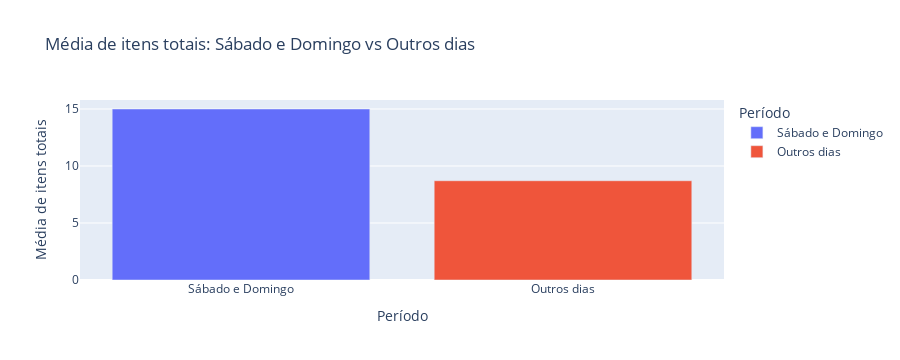

Source (notebook cell):
### Markdown cell above
#### <u>**Entre sábado a domingo, vende-se em média 100% a mais**<u/>

### Code cell
sabado_domingo = df4[df4['dia_da_semana'].isin(['sabado', 'domingo'])]['itens_totais']
outros_dias = df4[df4['dia_da_semana'].isin(['segunda', 'terca', 'quarta', 'quinta','sexta'])]['itens_totais']

media_sabado_domingo = sabado_domingo.mean()
media_outros_dias = outros_dias.mean()

data = {
    'Periodo': ['Sábado e Domingo', 'Outros dias'],
    'Media de itens totais': [media_sabado_domingo, media_outros_dias]}

df4_plot = pd.DataFrame(data)

fig = px.bar(df4_plot, x='Periodo', y='Media de itens totais', color='Periodo',
             labels={'Media de itens totais': 'Média de itens totais', 'Periodo': 'Período'},
             title="Média de itens totais: Sábado e Domingo vs Outros dias")

fig.show()

diferenca_percentual = ((media_sabado_domingo - media_outros_dias) / media_outros_dias) * 100

print('\n'f"A média de itens totais de sábado e domingo é {diferenca_percentual:.2f}% maior em comparação com os outros dias da semana."'\n')

u_statistic, p_value = stats.ttest_ind(sabado_domingo, outros_dias)

alpha = 0.05

if p_value < alpha:
    print("A diferença na média de itens totais entre sábado e domingo e os outros dias da semana é estatisticamente relevante.")
else:
    print("A diferença na média de itens totais entre sábado e domingo e os outros dias da semana não é estatisticamente relevante.")

print("Valor p:", p_value)

### Figure 1 — Plotly figure (JSON) as saved in the notebook; plotly's stock layout.template omitted (floating-point values rounded to 4 significant figures)
{"data": [{"alignmentgroup": "True", "hovertemplate": "Período=%{x}<br>Média de itens totais=%{y}<extra></extra>", "legendgroup": "Sábado e Domingo", "marker": {"color": "#636efa", "pattern": {"shape": ""}}, "name": "Sábado e Domingo", "offsetgroup": "Sábado e Domingo", "orientation": "v", "showlegend": true, "textposition": "auto", "type": "bar", "x": ["Sábado e Domingo"], "xaxis": "x", "y": [15], "yaxis": "y"}, {"alignmentgroup": "True", "hovertemplate": "Período=%{x}<br>Média de itens totais=%{y}<extra></extra>", "legendgroup": "Outros dias", "marker": {"color": "#EF553B", "pattern": {"shape": ""}}, "name": "Outros dias", "offsetgroup": "Outros dias", "orientation": "v", "showlegend": true, "textposition": "auto", "type": "bar", "x": ["Outros dias"], "xaxis": "x", "y": [8.707], "yaxis": "y"}], "layout": {"barmode": "relative", "height": 360, "legend": {"title": {"text": "Período"}, "tracegroupgap": 0}, "title": {"text": "Média de itens totais: Sábado e Domingo vs Outros dias"}, "xaxis": {"anchor": "y", "autorange": true, "categoryarray": ["Sábado e Domingo", "Outros dias"], "categoryorder": "array", "domain": [0, 1], "range": [-0.5, 1.5], "title": {"text": "Período"}, "type": "category"}, "yaxis": {"anchor": "x", "autorange": true, "domain": [0, 1], "range": [0, 15.79], "title": {"text": "Média de itens totais"}, "type": "linear"}}}
